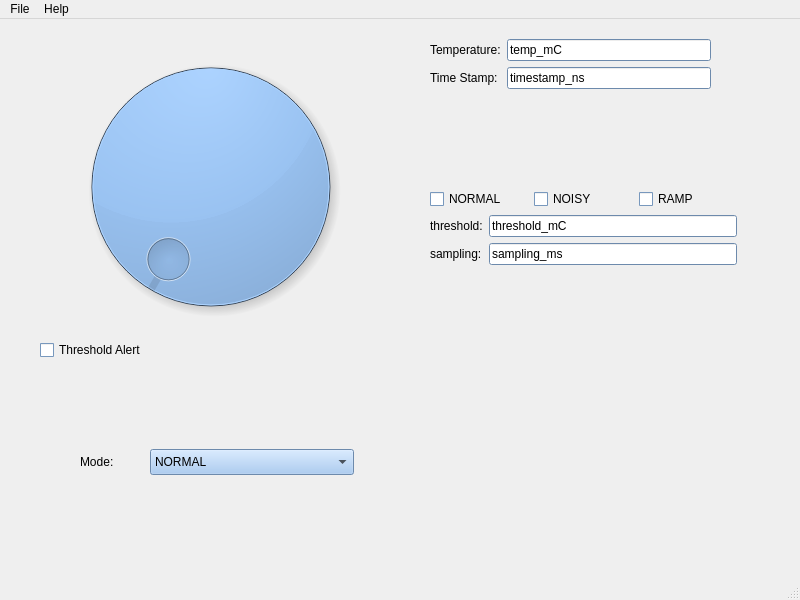
<?xml version="1.0" encoding="UTF-8"?>
<ui version="4.0">
 <class>MainWindow</class>
 <widget class="QMainWindow" name="MainWindow">
  <property name="geometry">
   <rect>
    <x>0</x>
    <y>0</y>
    <width>800</width>
    <height>600</height>
   </rect>
  </property>
  <property name="windowTitle">
   <string>nxp_simtemp</string>
  </property>
  <widget class="QWidget" name="centralwidget">
   <property name="palette">
    <palette>
     <active>
      <colorrole role="WindowText">
       <brush brushstyle="SolidPattern">
        <color alpha="255">
         <red>0</red>
         <green>0</green>
         <blue>0</blue>
        </color>
       </brush>
      </colorrole>
      <colorrole role="Button">
       <brush brushstyle="SolidPattern">
        <color alpha="255">
         <red>153</red>
         <green>193</green>
         <blue>241</blue>
        </color>
       </brush>
      </colorrole>
      <colorrole role="Light">
       <brush brushstyle="SolidPattern">
        <color alpha="255">
         <red>255</red>
         <green>255</green>
         <blue>255</blue>
        </color>
       </brush>
      </colorrole>
      <colorrole role="Midlight">
       <brush brushstyle="SolidPattern">
        <color alpha="255">
         <red>204</red>
         <green>224</green>
         <blue>248</blue>
        </color>
       </brush>
      </colorrole>
      <colorrole role="Dark">
       <brush brushstyle="SolidPattern">
        <color alpha="255">
         <red>76</red>
         <green>96</green>
         <blue>120</blue>
        </color>
       </brush>
      </colorrole>
      <colorrole role="Mid">
       <brush brushstyle="SolidPattern">
        <color alpha="255">
         <red>102</red>
         <green>129</green>
         <blue>161</blue>
        </color>
       </brush>
      </colorrole>
      <colorrole role="Text">
       <brush brushstyle="SolidPattern">
        <color alpha="255">
         <red>0</red>
         <green>0</green>
         <blue>0</blue>
        </color>
       </brush>
      </colorrole>
      <colorrole role="BrightText">
       <brush brushstyle="SolidPattern">
        <color alpha="255">
         <red>255</red>
         <green>255</green>
         <blue>255</blue>
        </color>
       </brush>
      </colorrole>
      <colorrole role="ButtonText">
       <brush brushstyle="SolidPattern">
        <color alpha="255">
         <red>0</red>
         <green>0</green>
         <blue>0</blue>
        </color>
       </brush>
      </colorrole>
      <colorrole role="Base">
       <brush brushstyle="SolidPattern">
        <color alpha="255">
         <red>255</red>
         <green>255</green>
         <blue>255</blue>
        </color>
       </brush>
      </colorrole>
      <colorrole role="Window">
       <brush brushstyle="SolidPattern">
        <color alpha="255">
         <red>153</red>
         <green>193</green>
         <blue>241</blue>
        </color>
       </brush>
      </colorrole>
      <colorrole role="Shadow">
       <brush brushstyle="SolidPattern">
        <color alpha="255">
         <red>0</red>
         <green>0</green>
         <blue>0</blue>
        </color>
       </brush>
      </colorrole>
      <colorrole role="AlternateBase">
       <brush brushstyle="SolidPattern">
        <color alpha="255">
         <red>204</red>
         <green>224</green>
         <blue>248</blue>
        </color>
       </brush>
      </colorrole>
      <colorrole role="ToolTipBase">
       <brush brushstyle="SolidPattern">
        <color alpha="255">
         <red>255</red>
         <green>255</green>
         <blue>220</blue>
        </color>
       </brush>
      </colorrole>
      <colorrole role="ToolTipText">
       <brush brushstyle="SolidPattern">
        <color alpha="255">
         <red>0</red>
         <green>0</green>
         <blue>0</blue>
        </color>
       </brush>
      </colorrole>
      <colorrole role="PlaceholderText">
       <brush brushstyle="SolidPattern">
        <color alpha="127">
         <red>0</red>
         <green>0</green>
         <blue>0</blue>
        </color>
       </brush>
      </colorrole>
      <colorrole role="Accent">
       <brush brushstyle="SolidPattern">
        <color alpha="255">
         <red>255</red>
         <green>255</green>
         <blue>255</blue>
        </color>
       </brush>
      </colorrole>
     </active>
     <inactive>
      <colorrole role="WindowText">
       <brush brushstyle="SolidPattern">
        <color alpha="255">
         <red>0</red>
         <green>0</green>
         <blue>0</blue>
        </color>
       </brush>
      </colorrole>
      <colorrole role="Button">
       <brush brushstyle="SolidPattern">
        <color alpha="255">
         <red>153</red>
         <green>193</green>
         <blue>241</blue>
        </color>
       </brush>
      </colorrole>
      <colorrole role="Light">
       <brush brushstyle="SolidPattern">
        <color alpha="255">
         <red>255</red>
         <green>255</green>
         <blue>255</blue>
        </color>
       </brush>
      </colorrole>
      <colorrole role="Midlight">
       <brush brushstyle="SolidPattern">
        <color alpha="255">
         <red>204</red>
         <green>224</green>
         <blue>248</blue>
        </color>
       </brush>
      </colorrole>
      <colorrole role="Dark">
       <brush brushstyle="SolidPattern">
        <color alpha="255">
         <red>76</red>
         <green>96</green>
         <blue>120</blue>
        </color>
       </brush>
      </colorrole>
      <colorrole role="Mid">
       <brush brushstyle="SolidPattern">
        <color alpha="255">
         <red>102</red>
         <green>129</green>
         <blue>161</blue>
        </color>
       </brush>
      </colorrole>
      <colorrole role="Text">
       <brush brushstyle="SolidPattern">
        <color alpha="255">
         <red>0</red>
         <green>0</green>
         <blue>0</blue>
        </color>
       </brush>
      </colorrole>
      <colorrole role="BrightText">
       <brush brushstyle="SolidPattern">
        <color alpha="255">
         <red>255</red>
         <green>255</green>
         <blue>255</blue>
        </color>
       </brush>
      </colorrole>
      <colorrole role="ButtonText">
       <brush brushstyle="SolidPattern">
        <color alpha="255">
         <red>0</red>
         <green>0</green>
         <blue>0</blue>
        </color>
       </brush>
      </colorrole>
      <colorrole role="Base">
       <brush brushstyle="SolidPattern">
        <color alpha="255">
         <red>255</red>
         <green>255</green>
         <blue>255</blue>
        </color>
       </brush>
      </colorrole>
      <colorrole role="Window">
       <brush brushstyle="SolidPattern">
        <color alpha="255">
         <red>153</red>
         <green>193</green>
         <blue>241</blue>
        </color>
       </brush>
      </colorrole>
      <colorrole role="Shadow">
       <brush brushstyle="SolidPattern">
        <color alpha="255">
         <red>0</red>
         <green>0</green>
         <blue>0</blue>
        </color>
       </brush>
      </colorrole>
      <colorrole role="AlternateBase">
       <brush brushstyle="SolidPattern">
        <color alpha="255">
         <red>204</red>
         <green>224</green>
         <blue>248</blue>
        </color>
       </brush>
      </colorrole>
      <colorrole role="ToolTipBase">
       <brush brushstyle="SolidPattern">
        <color alpha="255">
         <red>255</red>
         <green>255</green>
         <blue>220</blue>
        </color>
       </brush>
      </colorrole>
      <colorrole role="ToolTipText">
       <brush brushstyle="SolidPattern">
        <color alpha="255">
         <red>0</red>
         <green>0</green>
         <blue>0</blue>
        </color>
       </brush>
      </colorrole>
      <colorrole role="PlaceholderText">
       <brush brushstyle="SolidPattern">
        <color alpha="127">
         <red>0</red>
         <green>0</green>
         <blue>0</blue>
        </color>
       </brush>
      </colorrole>
      <colorrole role="Accent">
       <brush brushstyle="SolidPattern">
        <color alpha="255">
         <red>255</red>
         <green>255</green>
         <blue>255</blue>
        </color>
       </brush>
      </colorrole>
     </inactive>
     <disabled>
      <colorrole role="WindowText">
       <brush brushstyle="SolidPattern">
        <color alpha="255">
         <red>76</red>
         <green>96</green>
         <blue>120</blue>
        </color>
       </brush>
      </colorrole>
      <colorrole role="Button">
       <brush brushstyle="SolidPattern">
        <color alpha="255">
         <red>153</red>
         <green>193</green>
         <blue>241</blue>
        </color>
       </brush>
      </colorrole>
      <colorrole role="Light">
       <brush brushstyle="SolidPattern">
        <color alpha="255">
         <red>255</red>
         <green>255</green>
         <blue>255</blue>
        </color>
       </brush>
      </colorrole>
      <colorrole role="Midlight">
       <brush brushstyle="SolidPattern">
        <color alpha="255">
         <red>204</red>
         <green>224</green>
         <blue>248</blue>
        </color>
       </brush>
      </colorrole>
      <colorrole role="Dark">
       <brush brushstyle="SolidPattern">
        <color alpha="255">
         <red>76</red>
         <green>96</green>
         <blue>120</blue>
        </color>
       </brush>
      </colorrole>
      <colorrole role="Mid">
       <brush brushstyle="SolidPattern">
        <color alpha="255">
         <red>102</red>
         <green>129</green>
         <blue>161</blue>
        </color>
       </brush>
      </colorrole>
      <colorrole role="Text">
       <brush brushstyle="SolidPattern">
        <color alpha="255">
         <red>76</red>
         <green>96</green>
         <blue>120</blue>
        </color>
       </brush>
      </colorrole>
      <colorrole role="BrightText">
       <brush brushstyle="SolidPattern">
        <color alpha="255">
         <red>255</red>
         <green>255</green>
         <blue>255</blue>
        </color>
       </brush>
      </colorrole>
      <colorrole role="ButtonText">
       <brush brushstyle="SolidPattern">
        <color alpha="255">
         <red>76</red>
         <green>96</green>
         <blue>120</blue>
        </color>
       </brush>
      </colorrole>
      <colorrole role="Base">
       <brush brushstyle="SolidPattern">
        <color alpha="255">
         <red>153</red>
         <green>193</green>
         <blue>241</blue>
        </color>
       </brush>
      </colorrole>
      <colorrole role="Window">
       <brush brushstyle="SolidPattern">
        <color alpha="255">
         <red>153</red>
         <green>193</green>
         <blue>241</blue>
        </color>
       </brush>
      </colorrole>
      <colorrole role="Shadow">
       <brush brushstyle="SolidPattern">
        <color alpha="255">
         <red>0</red>
         <green>0</green>
         <blue>0</blue>
        </color>
       </brush>
      </colorrole>
      <colorrole role="AlternateBase">
       <brush brushstyle="SolidPattern">
        <color alpha="255">
         <red>153</red>
         <green>193</green>
         <blue>241</blue>
        </color>
       </brush>
      </colorrole>
      <colorrole role="ToolTipBase">
       <brush brushstyle="SolidPattern">
        <color alpha="255">
         <red>255</red>
         <green>255</green>
         <blue>220</blue>
        </color>
       </brush>
      </colorrole>
      <colorrole role="ToolTipText">
       <brush brushstyle="SolidPattern">
        <color alpha="255">
         <red>0</red>
         <green>0</green>
         <blue>0</blue>
        </color>
       </brush>
      </colorrole>
      <colorrole role="PlaceholderText">
       <brush brushstyle="SolidPattern">
        <color alpha="127">
         <red>76</red>
         <green>96</green>
         <blue>120</blue>
        </color>
       </brush>
      </colorrole>
      <colorrole role="Accent">
       <brush brushstyle="SolidPattern">
        <color alpha="255">
         <red>220</red>
         <green>236</green>
         <blue>255</blue>
        </color>
       </brush>
      </colorrole>
     </disabled>
    </palette>
   </property>
   <widget class="QWidget" name="formLayoutWidget_2">
    <property name="geometry">
     <rect>
      <x>430</x>
      <y>20</y>
      <width>281</width>
      <height>60</height>
     </rect>
    </property>
    <layout class="QFormLayout" name="record_layout">
     <item row="0" column="0">
      <widget class="QLabel" name="temp_mC_txt">
       <property name="text">
        <string>Temperature:</string>
       </property>
      </widget>
     </item>
     <item row="0" column="1">
      <widget class="QLineEdit" name="temp_mC_line">
       <property name="text">
        <string>temp_mC</string>
       </property>
      </widget>
     </item>
     <item row="1" column="0">
      <widget class="QLabel" name="timestamp_ns_txt">
       <property name="text">
        <string>Time Stamp:</string>
       </property>
      </widget>
     </item>
     <item row="1" column="1">
      <widget class="QLineEdit" name="timestamp_ns_line">
       <property name="text">
        <string>timestamp_ns</string>
       </property>
      </widget>
     </item>
    </layout>
   </widget>
   <widget class="QWidget" name="verticalLayoutWidget">
    <property name="geometry">
     <rect>
      <x>430</x>
      <y>170</y>
      <width>307</width>
      <height>117</height>
     </rect>
    </property>
    <layout class="QVBoxLayout" name="sysfs_layout">
     <item>
      <layout class="QHBoxLayout" name="mode_layout">
       <item>
        <widget class="QCheckBox" name="norm_checkBox">
         <property name="text">
          <string>NORMAL</string>
         </property>
        </widget>
       </item>
       <item>
        <widget class="QCheckBox" name="noisy_checkBox">
         <property name="text">
          <string>NOISY</string>
         </property>
        </widget>
       </item>
       <item>
        <widget class="QCheckBox" name="ramp_checkBox">
         <property name="text">
          <string>RAMP</string>
         </property>
        </widget>
       </item>
      </layout>
     </item>
     <item>
      <layout class="QFormLayout" name="other_layout">
       <item row="1" column="0">
        <widget class="QLabel" name="sampling_ms_txt">
         <property name="text">
          <string>sampling:</string>
         </property>
        </widget>
       </item>
       <item row="1" column="1">
        <widget class="QLineEdit" name="sampling_ms_line">
         <property name="text">
          <string>sampling_ms</string>
         </property>
        </widget>
       </item>
       <item row="0" column="0">
        <widget class="QLabel" name="threshold_mC_txt">
         <property name="text">
          <string>threshold:</string>
         </property>
        </widget>
       </item>
       <item row="0" column="1">
        <widget class="QLineEdit" name="threshold_mC_line">
         <property name="text">
          <string>threshold_mC</string>
         </property>
        </widget>
       </item>
      </layout>
     </item>
    </layout>
   </widget>
   <widget class="QComboBox" name="mode_comboBox">
    <property name="geometry">
     <rect>
      <x>150</x>
      <y>430</y>
      <width>204</width>
      <height>26</height>
     </rect>
    </property>
    <item>
     <property name="text">
      <string>NORMAL</string>
     </property>
    </item>
    <item>
     <property name="text">
      <string>NOISY</string>
     </property>
    </item>
    <item>
     <property name="text">
      <string>RAMP</string>
     </property>
    </item>
   </widget>
   <widget class="QLabel" name="mode_txt">
    <property name="geometry">
     <rect>
      <x>80</x>
      <y>430</y>
      <width>43</width>
      <height>26</height>
     </rect>
    </property>
    <property name="text">
     <string>Mode:</string>
    </property>
   </widget>
   <widget class="QWidget" name="verticalLayoutWidget_2">
    <property name="geometry">
     <rect>
      <x>40</x>
      <y>20</y>
      <width>341</width>
      <height>321</height>
     </rect>
    </property>
    <layout class="QVBoxLayout" name="indicators_layout">
     <item>
      <widget class="QDial" name="temp_mC_dial">
       <property name="minimum">
        <number>-70</number>
       </property>
       <property name="maximum">
        <number>70</number>
       </property>
       <property name="value">
        <number>-70</number>
       </property>
      </widget>
     </item>
     <item>
      <widget class="QCheckBox" name="th_checkBox">
       <property name="text">
        <string>Threshold Alert</string>
       </property>
      </widget>
     </item>
    </layout>
   </widget>
  </widget>
  <widget class="QMenuBar" name="menubar">
   <property name="geometry">
    <rect>
     <x>0</x>
     <y>0</y>
     <width>800</width>
     <height>23</height>
    </rect>
   </property>
   <widget class="QMenu" name="menuFile">
    <property name="title">
     <string>File</string>
    </property>
    <addaction name="actionConfiguration"/>
   </widget>
   <widget class="QMenu" name="menuHelp">
    <property name="title">
     <string>Help</string>
    </property>
    <addaction name="actionAbout"/>
   </widget>
   <addaction name="menuFile"/>
   <addaction name="menuHelp"/>
  </widget>
  <widget class="QStatusBar" name="statusbar"/>
  <action name="actionConfiguration">
   <property name="text">
    <string>Configuration</string>
   </property>
  </action>
  <action name="actionAbout">
   <property name="text">
    <string>About</string>
   </property>
  </action>
 </widget>
 <resources/>
 <connections/>
</ui>
